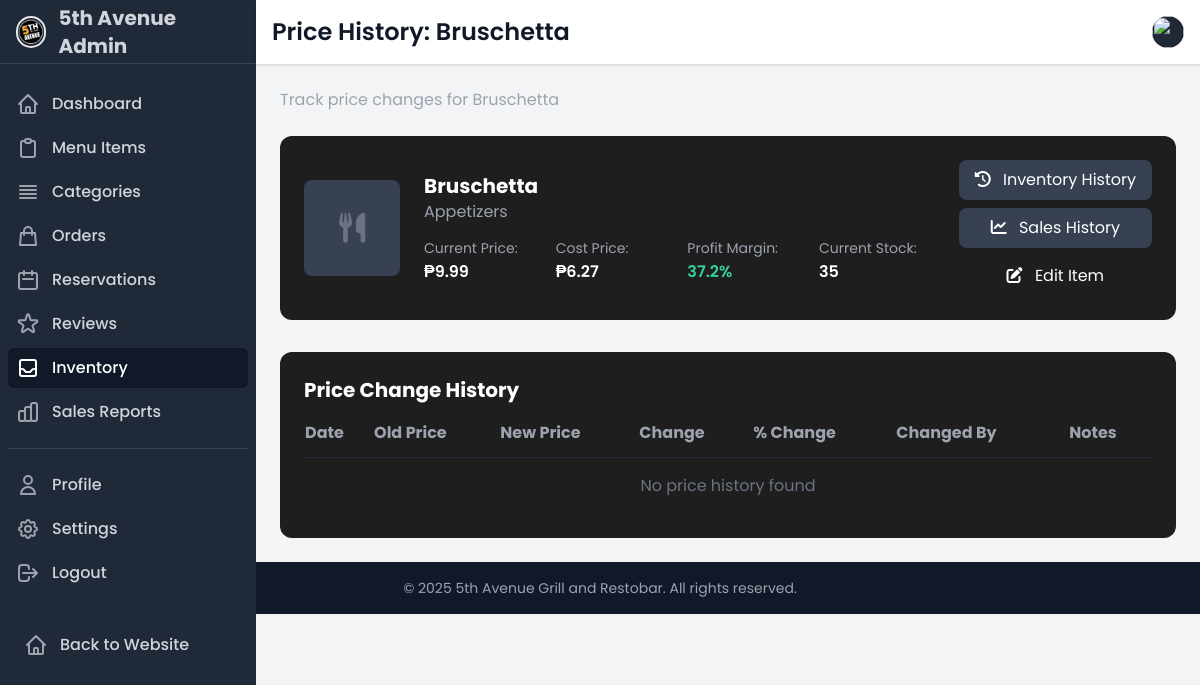
Page /dashboard/price-history/2/ (signed in) on the committed database.
### ecommerce/models.py (models this page shows, shortened)
class MenuItem(models.Model):
    category = models.ForeignKey(Category, on_delete=models.SET_NULL, related_name='menu_items', null=True, blank=True)
    name = models.CharField(max_length=100)
    description = models.TextField()
    price = models.DecimalField(max_digits=10, decimal_places=2)
    image = models.ImageField(upload_to='menu_items/')
    is_available = models.BooleanField(default=True)
    is_featured = models.BooleanField(default=False)
    is_vegetarian = models.BooleanField(default=False)
    spice_level = models.PositiveSmallIntegerField(
        validators=[MinValueValidator(0), MaxValueValidator(5)],
        default=0
    )
    current_stock = models.PositiveIntegerField(default=0)
    stock_alert_threshold = models.PositiveIntegerField(default=10)
    cost_price = models.DecimalField(max_digits=10, decimal_places=2, default=0)
    created_at = models.DateTimeField(auto_now_add=True)
    updated_at = models.DateTimeField(auto_now=True)
    class Meta:
        ordering = ['category', 'name']
    @property
    def profit_margin(self):
        if self.cost_price > 0:
            return ((self.price - self.cost_price) / self.price) * 100
        return 0

class Category(models.Model):
    name = models.CharField(max_length=100)
    description = models.TextField(blank=True)
    image = models.ImageField(upload_to='categories/', blank=True)
    is_active = models.BooleanField(default=True)
    created_at = models.DateTimeField(auto_now_add=True)
    updated_at = models.DateTimeField(auto_now=True)
    class Meta:
        verbose_name_plural = 'Categories'
        ordering = ['name']

### ecommerce/inventory.py (the view)
# urls.py: path('dashboard/price-history/', price_history, name='price_history'),
@login_required
def price_history(request, item_id=None):
    history = PriceHistory.objects.select_related('menu_item', 'changed_by')
    if item_id:
        menu_item = get_object_or_404(MenuItem, id=item_id)
        history = history.filter(menu_item=menu_item)
    history = history.order_by('-changed_at')
    context = {
        'history': history,
        'menu_item': menu_item if item_id else None,
        'active_section': 'inventory'
    }
    return render(request, 'accounts/price_history.html', context)

### ecommerce/context_processors.py (called while the page is built, shortened)
def cart_processor(request):
    return {
        'cart_count': get_cart_count(request)
    }

def cashier_notification_processor(request):
    if not request.user.is_authenticated or not hasattr(request.user, 'staff_profile') or request.user.staff_profile.role != 'CASHIER':
        return {}

def customer_notification_processor(request):
    notifications = []
    return {
        'customer_notifications': notifications,
        'customer_notification_count': len(notifications)
    }

### ecommerce/templatetags/custom_filters.py (called while the page is built)
@register.filter
def currency(value):
    try:
        return f"₱{float(value):.2f}"
    except (ValueError, TypeError):
        return value

### ecommerce/views.py (called while the page is built)
def get_cart_count(request):
    if request.user.is_authenticated:
        try:
            cart = Cart.objects.get(user=request.user)
            return sum(item.quantity for item in cart.cart_items.all())
        except Cart.DoesNotExist:
            return 0
    else:
        cart = request.session.get('cart', {})
        return sum(cart.values())

### templates/accounts/price_history.html (shortened to what this page needs)
{% extends 'accounts/dashboard_base.html' %}
{% load custom_filters %}
{% load math_filters %}
{% block page_title %}
    {% if menu_item %}
        Price History: {{ menu_item.name }}
    {% else %}
        Price History
    {% endif %}
{% endblock page_title %}
{% block page_subtitle %}
    {% if menu_item %}
        Track price changes for {{ menu_item.name }}
    {% else %}
        Track price changes across all menu items
    {% endif %}
{% endblock page_subtitle %}
{% block content %}
<div class="space-y-8">
    {% if menu_item %}
    <div class="card p-6">
        <div class="flex flex-col md:flex-row md:items-center">
            <div class="flex-shrink-0 mb-4 md:mb-0 md:mr-6">
                {% if menu_item.image %}
                <img src="{{ menu_item.image.url }}" alt="{{ menu_item.name }}" class="w-24 h-24 rounded-lg object-cover">
                {% else %}
                <div class="w-24 h-24 rounded-lg bg-gray-700 flex items-center justify-center">
                    <i class="fas fa-utensils text-gray-500 text-3xl"></i>
                </div>
                {% endif %}
            </div>
            <div class="flex-grow">
                <h2 class="text-xl font-bold">{{ menu_item.name }}</h2>
                <p class="text-gray-400 mb-2">{{ menu_item.category.name|default:"No Category" }}</p>
                <div class="grid grid-cols-2 md:grid-cols-4 gap-4 mt-3">
                    <div>
                        <span class="text-gray-400 text-sm">Current Price:</span>
                        <p class="font-semibold">{{ menu_item.price|currency }}</p>
                    </div>
                    <div>
                        <span class="text-gray-400 text-sm">Cost Price:</span>
                        <p class="font-semibold">{{ menu_item.cost_price|currency }}</p>
                    </div>
                    <div>
                        <span class="text-gray-400 text-sm">Profit Margin:</span>
                        <p class="font-semibold {% if menu_item.profit_margin > 30 %}text-green-400{% elif menu_item.profit_margin > 15 %}text-yellow-400{% else %}text-red-400{% endif %}">
                            {{ menu_item.profit_margin|floatformat:1 }}%
                        </p>
                    </div>
                    <div>
                        <span class="text-gray-400 text-sm">Current Stock:</span>
                        <p class="font-semibold">{{ menu_item.current_stock }}</p>
                    </div>
                </div>
            </div>
            <div class="mt-4 md:mt-0 md:ml-6 flex flex-col space-y-2">
                <a href="{% url 'item_inventory_history' menu_item.id %}" class="px-4 py-2 bg-gray-700 hover:bg-gray-600 text-white rounded-lg transition duration-200 text-center">
                    <i class="fas fa-history mr-2"></i> Inventory History
                </a>
                <a href="{% url 'item_sales_history' menu_item.id %}" class="px-4 py-2 bg-gray-700 hover:bg-gray-600 text-white rounded-lg transition duration-200 text-center">
                    <i class="fas fa-chart-line mr-2"></i> Sales History
                </a>
                <a href="{% url 'edit_menu_item' menu_item.id %}" class="px-4 py-2 bg-food-gold hover:bg-food-gold-light text-white rounded-lg transition duration-200 text-center">
                    <i class="fas fa-edit mr-2"></i> Edit Item
                </a>
            </div>
        </div>
    </div>
    {% endif %}
    <div class="card p-6">
        <h2 class="text-xl font-bold mb-4">Price Change History</h2>
        <div class="overflow-x-auto">
            <table class="w-full">
                <thead>
                    <tr class="text-left text-gray-400 border-b border-gray-800">
                        <th class="pb-3">Date</th>
                        <th class="pb-3">Old Price</th>
                        <th class="pb-3">New Price</th>
                        <th class="pb-3">Change</th>
                        <th class="pb-3">% Change</th>
                        <th class="pb-3">Changed By</th>
                        <th class="pb-3">Notes</th>
                    </tr>
                </thead>
                <tbody>
                    {% for record in history %}
                    <tr class="border-b border-gray-800">
                        <td class="py-3">{{ record.changed_at|date:"M d, Y H:i" }}</td>
                        {% if not menu_item %}
                        <td class="py-3">
                            <a href="{% url 'item_price_history' record.menu_item.id %}" class="text-food-gold hover:text-food-gold-light">
                                {{ record.menu_item.name }}
                            </a>
                        </td>
                        {% endif %}
                        <td class="py-3">₱{{ record.old_price }}</td>
                        <td class="py-3">₱{{ record.new_price }}</td>
                        <td class="py-3 {% if record.new_price > record.old_price %}text-green-400{% elif record.new_price < record.old_price %}text-red-400{% else %}text-gray-400{% endif %}">
                            {% if record.new_price > record.old_price %}
                                +₱{{ record.new_price|sub:record.old_price|floatformat:2 }}
                            {% elif record.new_price < record.old_price %}
                                -₱{{ record.old_price|sub:record.new_price|floatformat:2 }}
                            {% else %}
                                ₱0.00
                            {% endif %}
                        </td>
                        <td class="py-3 {% if record.new_price > record.old_price %}text-green-400{% elif record.new_price < record.old_price %}text-red-400{% else %}text-gray-400{% endif %}">
                            {% if record.old_price and record.old_price > 0 %}
                                {% with price_diff=record.new_price|sub:record.old_price %}
                                    {% with percent_change=price_diff|div:record.old_price|mul:100 %}
                                        {% if percent_change > 0 %}+{% endif %}{{ percent_change|floatformat:1 }}%
                                    {% endwith %}
                                {% endwith %}
                            {% else %}
                                N/A
                            {% endif %}
                        </td>
                        <td class="py-3">{{ record.changed_by.username|default:"System" }}</td>
                        <td class="py-3">{{ record.notes|default:"-"|truncatechars:30 }}</td>
                    </tr>
                    {% empty %}
                    <tr>
                        <td colspan="{% if menu_item %}7{% else %}8{% endif %}" class="py-4 text-center text-gray-500">No price history found</td>
                    </tr>
                    {% endfor %}
                </tbody>
            </table>
        </div>
    </div>
</div>
{% endblock content %}

### templates/accounts/dashboard_base.html (style rules this page uses)
:root { --food-gold: #FFB800; --food-red: #E63946; --food-black: #1A1A1A; --sidebar-width: 260px; }
body { font-family: 'Poppins', sans-serif; background-color: #121212; color: white; }
.card { background-color: #1E1E1E; border-radius: 12px; transition: all 0.3s; }

### rows in the picture
MenuItem: name "Bruschetta", category.name "Appetizers", price "₱9.99", cost_price "₱6.27", profit_margin "37.2", current_stock "35"
